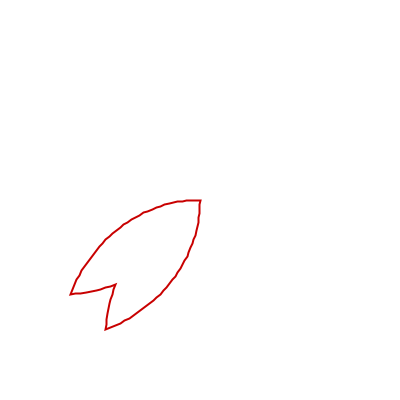
Frame 1 (no input)
Frame 60 (the mouse pressed at the canvas centre just before this capture): identical to frame 1, image omitted
Frame 120 (the mouse held since frame 60 and released just before this capture): identical to frame 1, image omitted

The Processing sketch that drew this single still picture (run headless with seeded random() and noise(); from frame 60 on, the mouse is pressed at the canvas centre):

// Processing sketch: sketch_2021_August
// ── sketch_2021_August.pde
void setup() {
  size(400, 400);
}

void draw() {
  
  background(255);
  
  noFill();
  strokeWeight(2);
  stroke(200, 0, 0);
  drawSakura(width/2, height/2, 200);

}

void drawSakura(int ox, int oy, int or) {

  int petalNum = 4;
  
  pushMatrix();
  
  translate(ox, oy);
  rotate(radians(90));
  
  beginShape();
  
  
  for (int theta = 0; theta < 360/4; theta++) {
    
    float A = petalNum / PI * radians(theta);
    int md = floor(A) % 2;
    float r = pow(-1, md) * (A - floor(A)) + md;
    float R = r + 2 * calcH(r);
    
    float x = or * R * cos(radians(theta));
    float y = or * R * sin(radians(theta));
    
    vertex(x, y);
    
  }
  
  endShape(CLOSE);
  
  popMatrix();
  
}

float calcH(float x) {
  if (x < 0.8) {
    return 0;
  } else {
    return 0.8 - x;
  }
}
